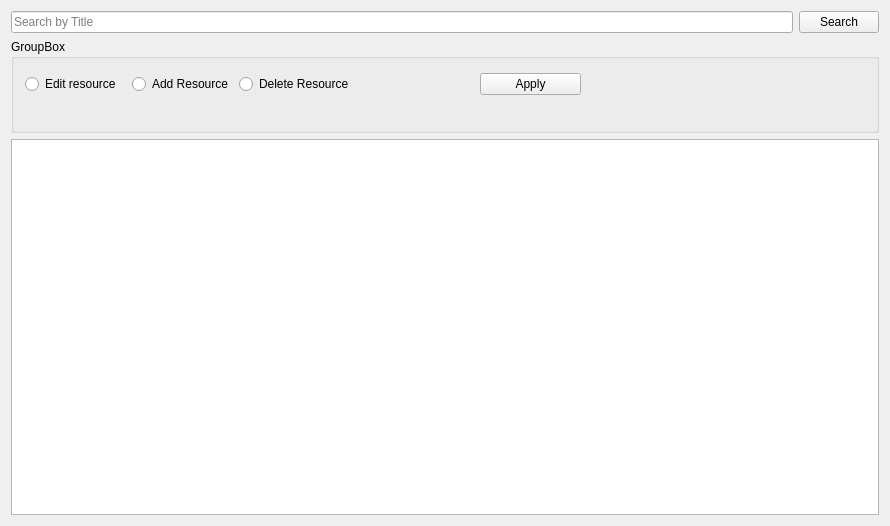
<?xml version="1.0" encoding="UTF-8"?>
<ui version="4.0">
 <class>ResourceManagementWindow</class>
 <widget class="QWidget" name="ResourceManagementWindow">
  <property name="geometry">
   <rect>
    <x>0</x>
    <y>0</y>
    <width>890</width>
    <height>526</height>
   </rect>
  </property>
  <property name="windowTitle">
   <string>Form</string>
  </property>
  <layout class="QVBoxLayout" name="verticalLayout">
   <item>
    <layout class="QHBoxLayout" name="horizontalLayout">
     <item>
      <widget class="QLineEdit" name="lineEdit">
       <property name="text">
        <string/>
       </property>
       <property name="placeholderText">
        <string>Search by Title</string>
       </property>
      </widget>
     </item>
     <item>
      <widget class="QPushButton" name="pushButton">
       <property name="text">
        <string>Search</string>
       </property>
      </widget>
     </item>
    </layout>
   </item>
   <item>
    <widget class="QGroupBox" name="groupBox">
     <property name="enabled">
      <bool>true</bool>
     </property>
     <property name="sizePolicy">
      <sizepolicy hsizetype="Preferred" vsizetype="Preferred">
       <horstretch>0</horstretch>
       <verstretch>1</verstretch>
      </sizepolicy>
     </property>
     <property name="title">
      <string>GroupBox</string>
     </property>
     <widget class="QWidget" name="layoutWidget">
      <property name="geometry">
       <rect>
        <x>14</x>
        <y>33</y>
        <width>556</width>
        <height>25</height>
       </rect>
      </property>
      <layout class="QHBoxLayout" name="horizontalLayout_2">
       <item>
        <widget class="QRadioButton" name="radioButton">
         <property name="text">
          <string>Edit resource</string>
         </property>
        </widget>
       </item>
       <item>
        <widget class="QRadioButton" name="radioButton_2">
         <property name="text">
          <string>Add Resource</string>
         </property>
        </widget>
       </item>
       <item>
        <widget class="QRadioButton" name="radioButton_3">
         <property name="text">
          <string>Delete Resource</string>
         </property>
        </widget>
       </item>
       <item>
        <spacer name="horizontalSpacer">
         <property name="orientation">
          <enum>Qt::Orientation::Horizontal</enum>
         </property>
         <property name="sizeType">
          <enum>QSizePolicy::Policy::Maximum</enum>
         </property>
         <property name="sizeHint" stdset="0">
          <size>
           <width>120</width>
           <height>20</height>
          </size>
         </property>
        </spacer>
       </item>
       <item>
        <widget class="QPushButton" name="pushButton_2">
         <property name="text">
          <string>Apply</string>
         </property>
        </widget>
       </item>
      </layout>
     </widget>
    </widget>
   </item>
   <item>
    <widget class="QTableView" name="tableView">
     <property name="sizePolicy">
      <sizepolicy hsizetype="Expanding" vsizetype="Expanding">
       <horstretch>0</horstretch>
       <verstretch>4</verstretch>
      </sizepolicy>
     </property>
    </widget>
   </item>
  </layout>
 </widget>
 <resources/>
 <connections/>
</ui>
